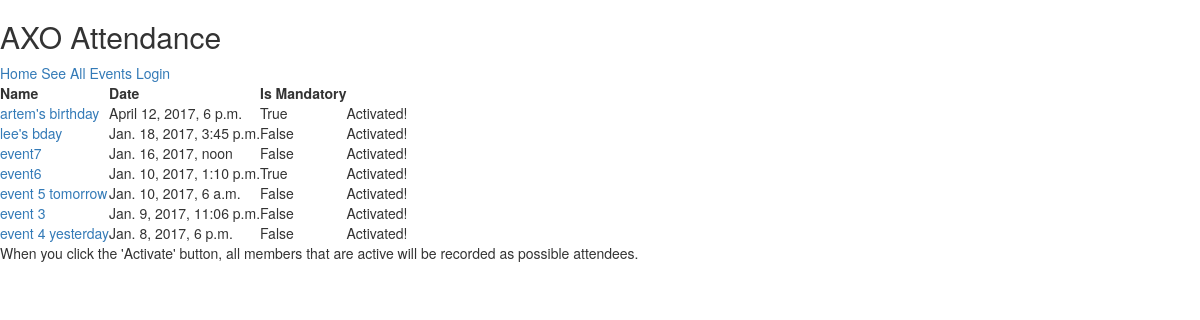
/attendance/events/, run on an earlier commit of the app's database.
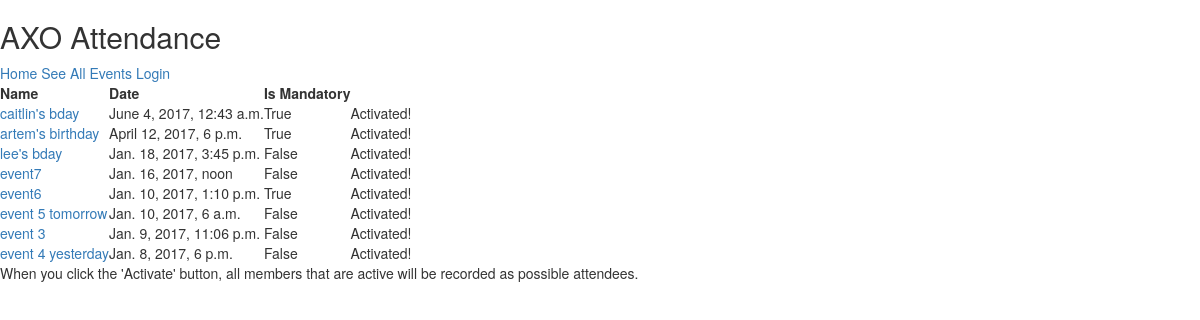
And on a later commit of the database.
### attendance/models.py (models this page shows, shortened)
@python_2_unicode_compatible
class Event(models.Model):
  VALUE_OF_EXCUSED_ABSENCE = .75
  name = models.CharField(max_length=200)
  date = models.DateTimeField()
  is_mandatory = models.BooleanField(default=False)
  is_activated = models.BooleanField(default=False)
  required_sisters = models.ManyToManyField(Sister, blank=True, related_name='sisters_required')
  sisters_attended = models.ManyToManyField(Sister, blank=True, related_name='Attendees')
  sisters_excused = models.ManyToManyField(Sister, blank=True, related_name='sisters_excused')
  points = models.IntegerField(default=10)

### attendance/views.py (the view)
# urls.py: url(r'^events/(?P<event_id>[0-9]+)/$', views.event_details, name='event_details'),
def events(request):
  events = Event.objects.order_by('-date');
  return render(request, 'attendance/events.html', {'events': events})

### attendance/templates/attendance/events.html
{% extends "attendance/base.html" %}
{% block content %}
{% if events %}
  <table>
    <tr>
      <th> Name </th>
      <th> Date </th>
      <th> Is Mandatory </th>
    </tr>
    {% for event in events %}
        <tr>
          <td>
            {% if event.is_activated %}
              <a href="{% url 'attendance:event_details' event.id %}">
                {{ event.name }}
              </a>
            {% else %}
              {{ event.name }}
            {% endif %}
          </td>
          <td> {{ event.date }} </td>
          <td> {{ event.is_mandatory }} </td>
          <td>
            {% if event.is_activated %}
              Activated!
            {% else %}
              <form action="{% url 'attendance:activate' event.id %}" method="post">
                {% csrf_token %}
                <input type="submit" value="Activate Now" />
              </form>
            {% endif %}
          </td>
        </tr>
    {% endfor %}
    </table>
  <p> When you click the 'Activate' button, all members that are active will be recorded as possible attendees. </p>
{% else %}
    <p>No events are available.</p>
{% endif %}
{% endblock content %}

What changed in the data, as far as the page shows it:
added Event: name "caitlin's bday", date "June 4, 2017, 12:43 a.m.", is_mandatory "True", is_activated "Activated!"
